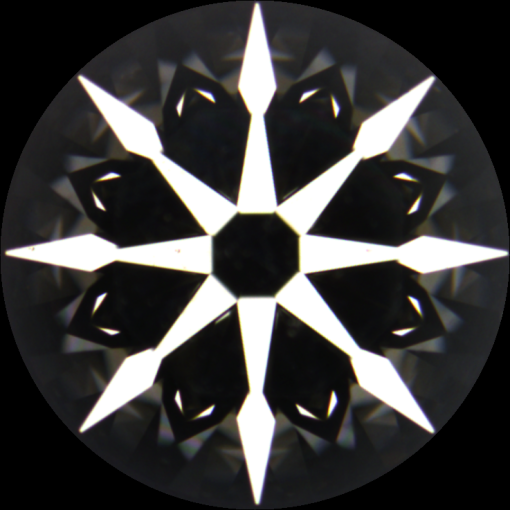
#> input picture img/2.PNG, 510 x 510 px, found by its file name
$ python main.py   (older library calls are emulated)
#> lines starting #> are read from the running program, lines starting #| are printed output that depends on the picture; after the words box and inside, x2 and y2 are one past the last pixel; in counts of white or black regions, pixels touching at a corner belong together
### tools.py
import cv2
import numpy as np
import math

# [16 lines left out: function findBiggestIndex, not called in this run]

def ROI(img, center, radius, num):                              # 1 means ROI of center of Arrows
    temp = np.ones(img.shape[:2], np.uint8) * 0
    if num is 1:
        # print(type(center[0]))
        temp[center[1]-60:center[1]+60, center[0]-60:center[0]+60] = 255

        masked = cv2.bitwise_and(img, img, mask=temp)

        masked = cv2.cvtColor(masked, cv2.COLOR_BGR2GRAY)
        _ROI_thre, _ROI_bina = cv2.threshold(masked, 100, 255, cv2.THRESH_BINARY)
        return _ROI_bina

def drawOctagon(img, center, radius, RIO_ratio, rotate_Angle, X_PlusMinus=0, Y_PlusMinus=0):  #Draw octagon in image image with diff angle
    x = center[0] + X_PlusMinus
    y = center[1] + Y_PlusMinus
    InitAngle = 0
    locationX, LocationY = [ ((x - radius*RIO_ratio - x) * np.cos(np.radians(rotate_Angle)) + (y - y) * np.sin(np.radians(rotate_Angle)) + x), \
                            ((y - y) * np.cos(np.radians(rotate_Angle)) - (x - radius*RIO_ratio - x) * np.sin(np.radians(rotate_Angle)) + y)]

    octagon_piont = [[int(x), int(y)], [int(x), int(y)], [int(x), int(y)],
                     [int(x), int(y)],
                     [int(x), int(y)], [int(x), int(y)], [int(x), int(y)],
                     [int(x), int(y)]]
                                                                # old version for locate eight points, but now use hexagon_piont way, use it to hexagon_point for  array frame.

    for i in range(8):                                          # count eight points of hexagon after the init start_x,start_y changed by Mangle as LocationX/LocationY
        octagon_piont[i] = [math.ceil((locationX - x) * np.cos(np.radians(InitAngle)) + (LocationY - y ) * np.sin(np.radians(InitAngle)) + x), \
                            math.ceil((LocationY - y) * np.cos(np.radians(InitAngle)) - (locationX - x) * np.sin(np.radians(InitAngle)) + y)] # noticed the round way,the value would be lost 0 to 1
        InitAngle += 45
    octagon = np.array([[octagon_piont[0], octagon_piont[1], octagon_piont[2], octagon_piont[3], octagon_piont[4],
                         octagon_piont[5], octagon_piont[6], octagon_piont[7]]], dtype=np.int32)

    # Catch all of octagon coords
    temp = np.ones(img.shape[:2], np.uint8) * 0
    cv2.polylines(temp, octagon, 1, (255, 255, 255))
    cnts = cv2.findContours(temp, cv2.RETR_TREE, cv2.CHAIN_APPROX_NONE)[-2]
    # cv2.imshow('tep',temp)

    temp = cv2.cvtColor(temp, cv2.COLOR_GRAY2RGB)
    cv2.polylines(img, octagon, 1, (0, 255, 0))
    return img, octagon[0], cnts[0]

# [6 lines left out: function checkInScale, not called in this run]

def CountOutsideAreas(Oct_cnts, coords):
    # [6 lines of commented-out code are left out]
    Oct_cnts = Oct_cnts.reshape(len(Oct_cnts), 2)
    # print(Oct_cnts)
    # print(cnts1, cnts2)
    count = 0
    for i in range(len(Oct_cnts)):
        value = cv2.pointPolygonTest(coords, (Oct_cnts[i][0], Oct_cnts[i][1]), True)
        # print(value)
        if value <= 0:
            count += 1
    print(count)
    return  count

### main.py
import cv2
import tools
import matplotlib.pyplot as plt
import math
import numpy as np

_img_Name = 'img/2.png'
_img1 = cv2.imread(_img_Name, 0)
#> _img1: shape (510, 510); min 0, max 255, mean 60.3
_img = cv2.imread(_img_Name)

# dst = cv2.pyrMeanShiftFiltering(_img1, 10, 50)
# Laplacian =  cv2.Laplacian(_img1, cv2.CV_16S, ksize=3)
# dst = cv2.convertScaleAbs(Laplacian)

_h, _w, _d = _img.shape

_img_Grey = cv2.cvtColor(_img, cv2.COLOR_BGR2GRAY)
_img_Grey_Copy = _img_Grey.copy()
_img_Grey_Copy = cv2.cvtColor(_img_Grey_Copy, cv2.COLOR_GRAY2BGR)
_img_Grey_Copy_1 = _img_Grey.copy()
_img_Grey_Copy_1 = cv2.cvtColor(_img_Grey_Copy_1, cv2.COLOR_GRAY2BGR)

kernel_sharpen = np.array([
        [-1,-1,-1,-1,-1],
        [-1,2,2,2,-1],
        [-1,2,8,2,-1],
        [-1,2,2,2,-1],
        [-1,-1,-1,-1,-1]])/8.0
# kernel_sharpen = np.array([
#         [-1,-1,-1],
#         [-1,9,-1],
#         [-1,-1,-1]])
# kernel_sharpen = np.array([
#         [1,1,1],
#         [1,-8,1],
#         [1,1,1]])
_img_Grey = cv2.filter2D(_img_Grey,-1,kernel_sharpen)
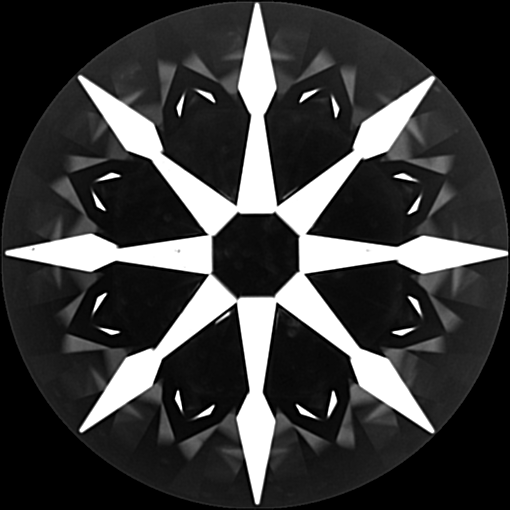
#> _img_Grey: shape (510, 510); min 0, max 255, mean 59.6
_thre, _bina = cv2.threshold(_img_Grey, 100, 255, cv2.THRESH_BINARY)
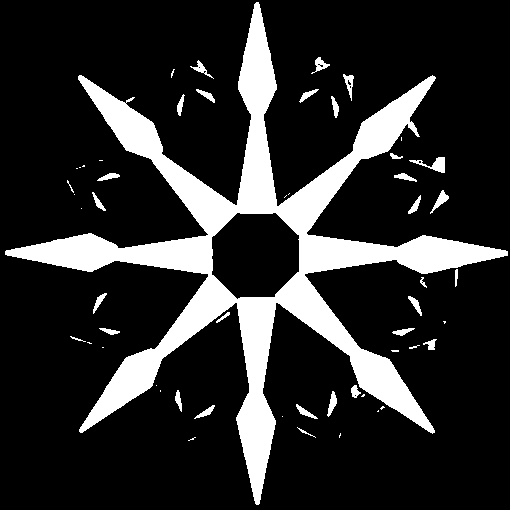
#> _bina: shape (510, 510); 17.2% white; 54 white regions (23 under 20 px), largest, box (x1, y1, x2, y2) and area: (5, 2, 508, 505) 41836, (409, 157, 445, 173) 224, (430, 190, 449, 214) 144
# _thre, _bina = cv2.threshold(_img_Grey[int(_h/2-100):int(_h/2+100), int(_w/2-100):int(_w/2+100)], 110, 255, cv2.THRESH_BINARY)
# _canny = cv2.Canny(_img_Grey, 100, 255)

_cnts = cv2.findContours(_bina, cv2.RETR_TREE, cv2.CHAIN_APPROX_NONE)[-2]
# cv2.drawContours(_img_Grey_Copy, _cnts, -1, [0,0,255])

# the biggest area coords
_MaxArea = max(_cnts, key=cv2.contourArea)
((x, y), _radius) = cv2.minEnclosingCircle(_MaxArea)
#> x = 256.5; y = 253.5
_center = (math.ceil(x), math.ceil(y))

# ROI in Arrow effect
ROI_CenterOfArrow = tools.ROI(_img, _center, _radius, 1)
#> in ROI, img is the input picture: shape (510, 510, 3); mean B, G, R 60.2, 60.5, 61.2
#> in ROI, `_ROI_thre, _ROI_bina = cv2.threshold(masked, 100, 255, cv2.THRESH_BINA..`: _ROI_bina: shape (510, 510); 3% white; 2 white regions (1 under 20 px), largest, box (x1, y1, x2, y2) and area: (197, 194, 317, 314) 7674
_ROI_cnts = cv2.findContours(ROI_CenterOfArrow, cv2.RETR_TREE, cv2.CHAIN_APPROX_NONE)[-2]
_q1 = cv2.cvtColor(ROI_CenterOfArrow, cv2.COLOR_GRAY2RGB)

# Draw ROI area
cv2.drawContours(_img_Grey_Copy_1, _ROI_cnts, 2, [0,0,255])
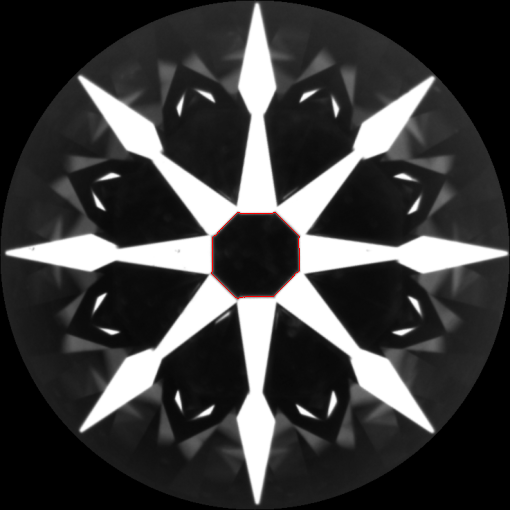
#> _img_Grey_Copy_1: shape (510, 510, 3); mean B, G, R 60.5, 60.5, 60.8
# cv2.circle(_img, _center, _radius, (0,0,255))

best_X, best_Y = 0, 0
Min_count = 99999
for i in range(20):
    for j in range(20):
        X_pm, Y_pm = i-10, j-10

        # Draw Octagon into image, retuen drew image, and Octagon coords
        # oct_Poly, oct_Coords, tep_Cnts = tools.drawOctagon(_img_Grey_Copy, _center, _radius, 0.18, 22.5, X_pm, Y_pm)
        tep_Cnts = tools.drawOctagon(_img_Grey_Copy, _center, _radius, 0.18, 22.5, X_pm, Y_pm)[-1]
        print(len(_ROI_cnts))
        # cv2.imshow('oct_Poly',oct_Poly)
        # print(oct_Coords)

        # first parm was Octagon coords, second was center of arrow coords,
        # count how much Octagon coords outside of the center of arrow coords
        count = tools.CountOutsideAreas(tep_Cnts, _ROI_cnts[2])

        if count < Min_count:
            Min_count = count
            best_X, best_Y = X_pm, Y_pm
#> this loop made 20 passes
#> (printed output is left out)
#> pass 1, in drawOctagon (call 2), `temp = cv2.cvtColor(temp, cv2.COLOR_GRAY2RGB)`:
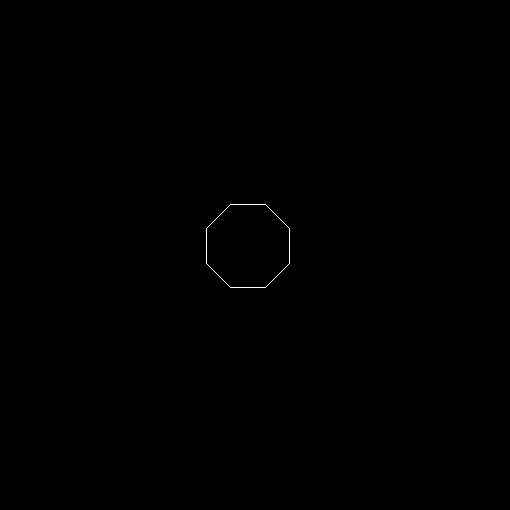
#> temp: shape (510, 510, 3); 0.09% white in thin lines or dots, all inside (x1, y1, x2, y2) = (206, 204, 290, 288)
#> pass 1, in drawOctagon (call 3), `temp = cv2.cvtColor(temp, cv2.COLOR_GRAY2RGB)`:
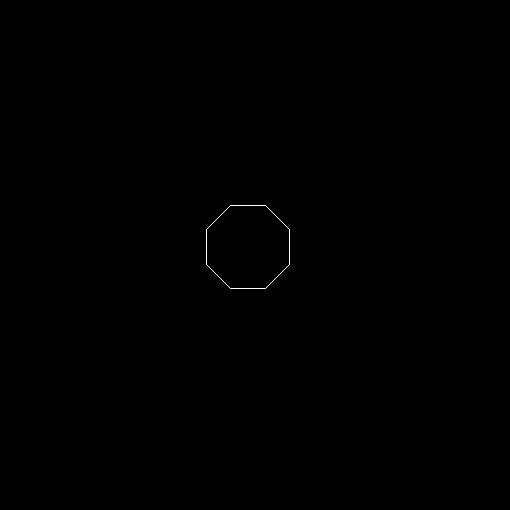
#> temp: shape (510, 510, 3); 0.09% white in thin lines or dots, all inside (x1, y1, x2, y2) = (206, 205, 290, 289)
#> pass 1, in drawOctagon (call 4), `temp = cv2.cvtColor(temp, cv2.COLOR_GRAY2RGB)`:
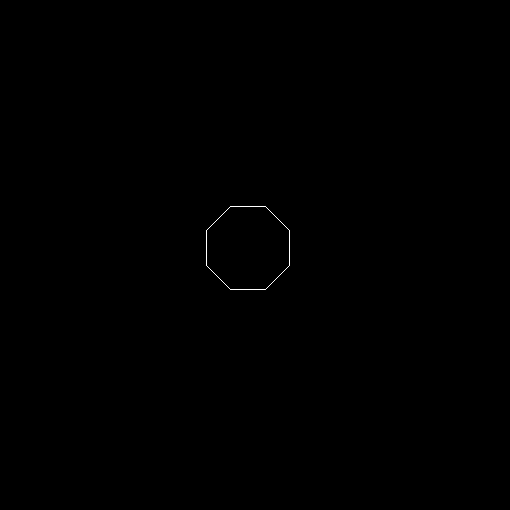
#> temp: shape (510, 510, 3); 0.09% white in thin lines or dots, all inside (x1, y1, x2, y2) = (206, 206, 290, 290)
#> after the loop:
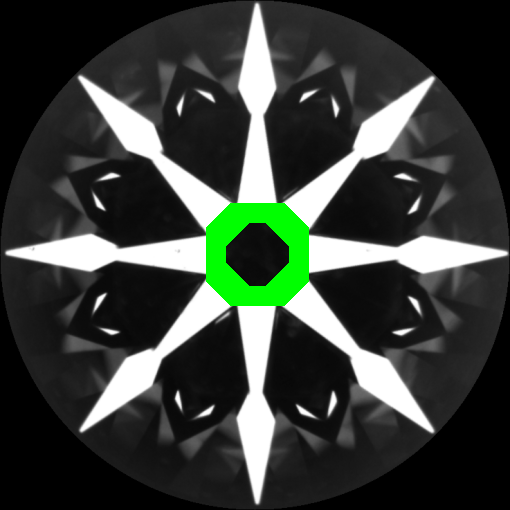
#> _img_Grey_Copy: shape (510, 510, 3); mean B, G, R 57.3, 63.7, 57.3
print('best_X, best_Y: ', best_X, best_Y , 'Min_count: ', Min_count)
#| best_X, best_Y:  -2 -1 Min_count:  45
oct_Poly, oct_Coords, tep_Cnts = tools.drawOctagon(_img_Grey_Copy_1, _center, _radius, 0.18, 22.5, best_X, best_Y)
oct_Poly, oct_Coords, tep_Cnts = tools.drawOctagon(_img, _center, _radius, 0.18, 22.5, best_X, best_Y)

# [8 lines of commented-out code are left out]


cv2.imshow('_img',_img)
cv2.imshow('_img1',_img1)
# _img = cv2.cvtColor(_img, cv2.COLOR_RGB2BGR)
plt.imshow(_img_Grey_Copy_1)
plt.show()

cv2.waitKey(0)
cv2.destroyAllWindows()


# Nest step, calcul how much pixel mathed between centre-edge and Octgaton, and then shfit and rotate to figure out the best position for Octgaton
